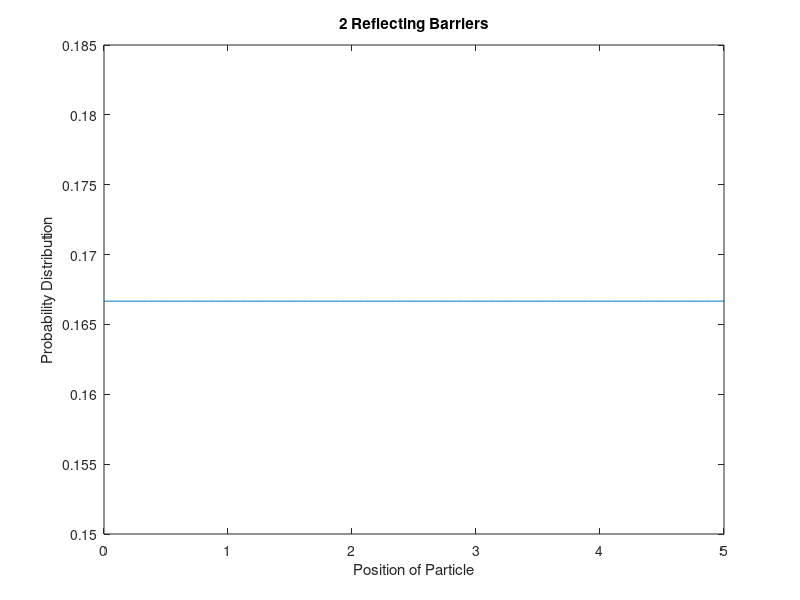

MATLAB code to generate this figure:
%{
------------------------
%Unrestricted Random Walk
%------------------------
fprintf("\n--------------------------\n");
fprintf("Unrestricted Random Walk");
fprintf("\n--------------------------\n\n");
p = input("Probability of +1 step: ");
q = input("Probability of -1 step: ");
k = input("Position: ");
n = input("No. of Instances/ Steps: ");
if p+q == 1
    c = 1;
else
    c = 0.5;
end
mean = p-q;
std_dev = sqrt(p+q-(p-q)^2);
up_lim = (k+c-n*mean)/(std_dev*sqrt(n));
low_lim = (k-c-n*mean)/(std_dev*sqrt(n));
probability = normcdf(up_lim) - normcdf(low_lim)

%--------------------
%2 Absorbing Barriers
%--------------------
fprintf("\n--------------------------\n");
fprintf("2 Absorbing Barriers");
fprintf("\n--------------------------\n\n");
p = input("Probability of +1 step: ");
q = input("Probability of -1 step: ");
a = input("Position of 1st(+ve) barrier: ");
b = input("Position of 2st(-ve) barrier: ");
if b <0
    b = -b;
end
if p == q
    prob_a = b/(a+b);
else
    prob_a = (p^a)*((p^b - q^b)/(p^(a+b) - q^(a+b)));
end
Probability_absorb_a = prob_a
Probability_absorb_b = 1 - prob_a
%}
%---------------------
%2 Reflecting Barriers
%---------------------
fprintf("\n--------------------------\n");
fprintf("2 Reflecting Barriers");
fprintf("\n--------------------------\n\n");
p = input("Probability of +1 step: ");
q = input("Probability of -1 step: ");
a = input("Position of reflecting barrier: ");
if p==q
    pi(1) = 1/(a+1);
else
    pi(1) = (1-(p/q))/(1-(p/q)^(a+1));
end
for i=1:100
    k = (a*i)/100;
    pi(i+1) = pi(1)*(p/q)^k;
end
plot(0:a/100:a,pi);
title("2 Reflecting Barriers");
xlabel("Position of Particle");
ylabel("Probability Distribution");
